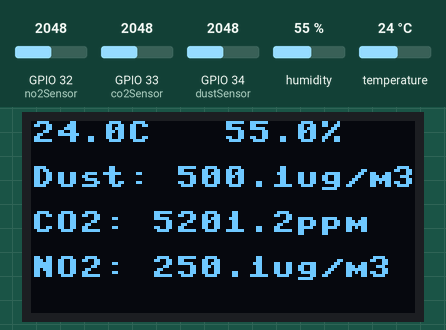
Recording of a program running on a simulated ESP32 board running MicroPython. Shown: 128×64 one-colour display. The inputs (shaded band) are chosen by the test bench; at power-on: humidity 55 %, GPIO 32 (no2Sensor) = 2048, GPIO 33 (co2Sensor) = 2048, GPIO 34 (dustSensor) = 2048, temperature 24 °C (analog values on the 0–4095 scale). WiFi joins after 1.5 s; random numbers come from a fixed seed; no MQTT or app messages arrive unless stated; library files of the repository ran but are not shown: ssd1306.py; what the program prints to the serial console is not drawn.

Above: at 2.8 s.
2.9 s: humidity set to 22 %
At 4.2 s:
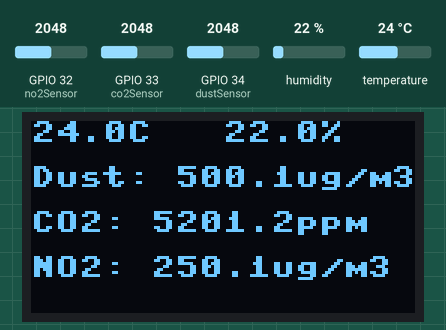
5.3 s: GPIO 32 (no2Sensor) set to 2866
At 7.1 s:
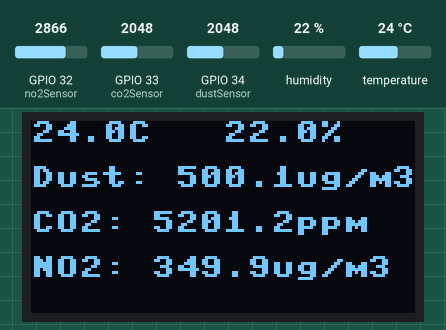
7.4 s: GPIO 33 (co2Sensor) set to 2866
At 8.9 s:
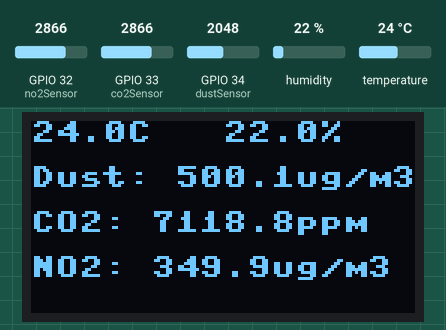
9.5 s: GPIO 34 (dustSensor) set to 2866
At 10.6 s:
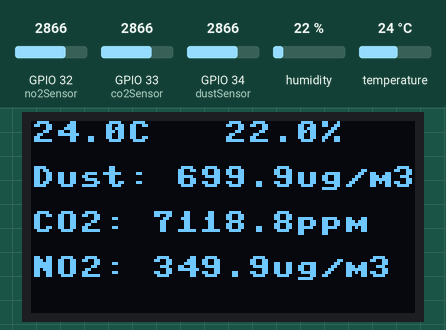
11.6 s: temperature set to 12 °C
At 13.4 s:
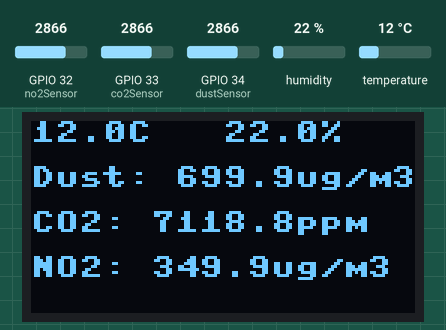
13.7 s: GPIO 32 (no2Sensor) set to 3972
At 15.2 s:
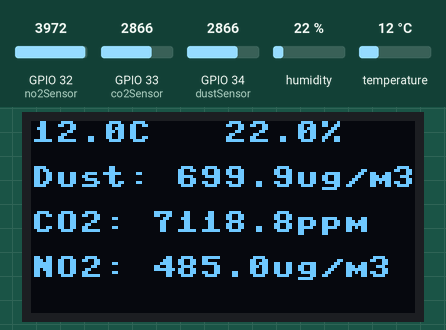
Timing chart, 0 to 16.7 s (numbered marks = the images above; inputs shaded):
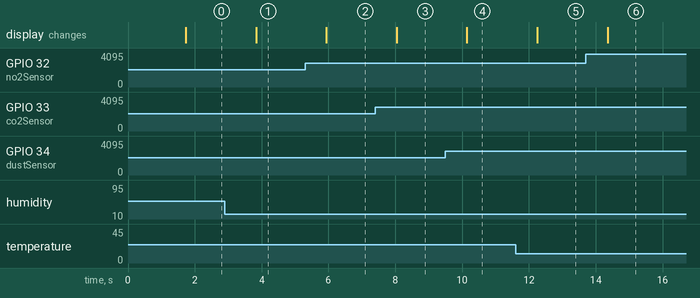

The program:

esp32_script.py
```python
import network
import time
import urequests
from machine import Pin, ADC, I2C
import ssd1306
import dht
import ujson
import urandom
from umqtt.simple import MQTTClient

# MQTT Server Parameters
MQTT_CLIENT_ID = "wokwi_sensor"
MQTT_BROKER    = "test.mosquitto.org"
MQTT_PORT = 1883
MQTT_USER      = ""
MQTT_PASSWORD  = ""
MQTT_TOPIC     = "wildfire-air-quality"

# Initial coordinates
INITIAL_LAT = 42.411567
INITIAL_LONG = 13.397309
# Previous coordinates
prev_lat = INITIAL_LAT
prev_long = INITIAL_LONG
# Max amount to move lat and long
MOVE_AMOUNT = 0.001

# ESP32 Pin assignment
i2c = I2C(0, scl=Pin(22), sda=Pin(21))

# OLED screen parameters
oled_width = 128
oled_height = 64
oled = ssd1306.SSD1306_I2C(oled_width, oled_height, i2c)

weatherSensor = dht.DHT22(Pin(15))

MIN_ADC = 0
MAX_ADC = 4095

dustSensor = ADC(Pin(34))
dustSensor.atten(ADC.ATTN_11DB)
MIN_PM2_5 = 0
MAX_PM2_5 = 1000

no2Sensor = ADC(Pin(32))
no2Sensor.atten(ADC.ATTN_11DB)
MIN_NO2 = 0
MAX_NO2 = 500

co2Sensor = ADC(Pin(33))
co2Sensor.atten(ADC.ATTN_11DB)
MIN_CO2 = 400
MAX_CO2 = 10000

# Function to get coordinates with slight random variations
def getCoordinates():
    variation_lat = urandom.uniform(-MOVE_AMOUNT, MOVE_AMOUNT)
    variation_long = urandom.uniform(-MOVE_AMOUNT, MOVE_AMOUNT)

    new_lat = prev_lat + variation_lat
    new_long = prev_long + variation_long

    return new_lat, new_long

print("Connecting to WiFi", end="")
sta_if = network.WLAN(network.STA_IF)
sta_if.active(True)
sta_if.connect('Wokwi-GUEST', '')
while not sta_if.isconnected():
    print(".", end="")
    time.sleep(0.1)
print(" Connected!")

print("Connecting to MQTT server... ", end="")
client = MQTTClient(MQTT_CLIENT_ID, MQTT_BROKER, port=MQTT_PORT, user=MQTT_USER, password=MQTT_PASSWORD)
client.connect()

print("Connected!")

prev_weather = ""
while True:
    # Get coordinates with slight random variations
    lat, long = getCoordinates()

    # Read weather (temperature and humidity)
    weatherSensor.measure()
    temperature = weatherSensor.temperature()
    humidity = weatherSensor.humidity()

    # Read air quality sensor values and map to the correct range
    rawDust = dustSensor.read()
    mappedDust = (rawDust - MIN_ADC) * (MAX_PM2_5 - MIN_PM2_5) / (MAX_ADC - MIN_ADC) + MIN_PM2_5
    mappedDust = round(max(min(mappedDust, MAX_PM2_5), MIN_PM2_5), 1)

    rawCO2 = co2Sensor.read()
    mappedCO2 = (rawCO2 - MIN_ADC) * (MAX_CO2 - MIN_CO2) / (MAX_ADC - MIN_ADC) + MIN_CO2
    mappedCO2 = round(max(min(mappedCO2, MAX_CO2), MIN_CO2), 1)

    rawNO2 = no2Sensor.read()
    mappedNO2 = (rawNO2 - MIN_ADC) * (MAX_NO2 - MIN_NO2) / (MAX_ADC - MIN_ADC) + MIN_NO2
    mappedNO2 = round(max(min(mappedNO2, MAX_NO2), MIN_NO2), 1)

    message = ujson.dumps({
        "sensorId": MQTT_CLIENT_ID,
        "latitude": lat,
        "longitude": long,
        "temperature": temperature,
        "humidity": humidity,
        "dust": mappedDust,
        "co2": mappedCO2,
        "no2": mappedNO2
    })

    if message != prev_weather:
        print(message)
        client.publish(MQTT_TOPIC, message)
        prev_weather = message

        # Clear the OLED display before showing the new message
        oled.fill(0)

        # Display the MQTT content on the OLED screen
        oled.text("{}C".format(temperature), 0, 0)
        oled.text("{}%".format(humidity), 64, 0)
        oled.text("Dust: {}ug/m3".format(mappedDust), 0, 15)
        oled.text("CO2: {}ppm".format(mappedCO2), 0, 30)
        oled.text("NO2: {}ug/m3".format(mappedNO2), 0, 45)

        # Show the updated display
        oled.show()

    # Update previous coordinates
    prev_lat, prev_long = lat, long

    time.sleep(1)
```

Measured:
- after the input at 2.9 s, the display: changes after 0.94 s (image 1)
- after the input at 5.3 s, the display: changes after 0.64 s (image 2)
- after the input at 7.4 s, the display: changes after 0.64 s (image 3)
- after the input at 9.5 s, the display: changes after 0.65 s (image 4)
- after the input at 11.6 s, the display: changes after 0.65 s (image 5)
- after the input at 13.7 s, the display: changes after 0.65 s (image 6)
